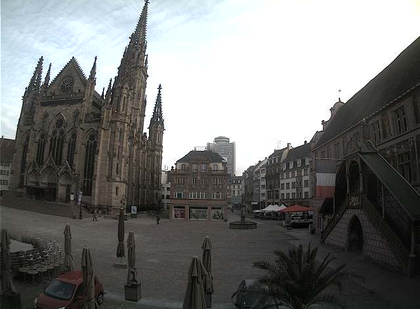
%> input picture ref_img.png, 420 x 309 px, shrunk from 640 x 471 before the run
$ octave iib_demo.m   (GNU Octave 9; MATLAB toolbox functions it lacks are replaced by stand-ins)
%> lines starting %> are read from the running program, lines starting %| are printed output that depends on the picture
clc; clearvars; close all; addpath('.\mexopencv\')

% read images
image_ref                               = imread('ref_img.png');
%> image_ref is the input picture: size 309x420x3 uint8; mean R, G, B 119.7, 120.7, 119.4
image_similar                           = imread('similar_img.png');
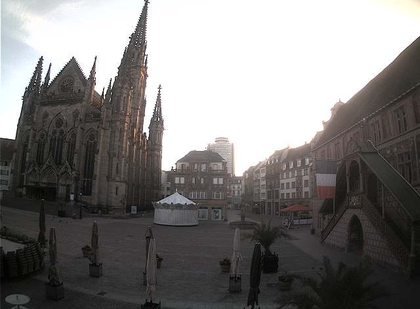
%> input picture similar_img.png, 420 x 309 px, shrunk from 640 x 471 before the run
%> image_similar is the input picture: size 309x420x3 uint8; mean R, G, B 126.7, 124.7, 123.4
image_dissimilar                        = imread('dissimilar_img.png');
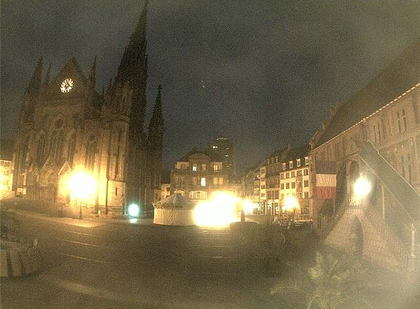
%> input picture dissimilar_img.png, 420 x 309 px, shrunk from 640 x 471 before the run
%> image_dissimilar is the input picture: size 309x420x3 uint8; mean R, G, B 114.8, 102.1, 73.4

% load keypoints
%> (the run ends here)
